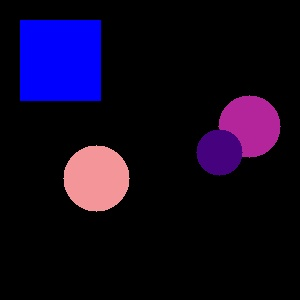
#> input picture image/circle.jpg, 300 x 300 px
$ python deteksi_lingkaran_houghcircle.py
#> lines starting #> are read from the running program, lines starting #| are printed output that depends on the picture; after the words box and inside, x2 and y2 are one past the last pixel; in counts of white or black regions, pixels touching at a corner belong together

import cv2
import numpy as np

# Read image.
img = cv2.imread('../image/circle.jpg', cv2.IMREAD_COLOR)
#> img is the input picture: shape (300, 300, 3); mean B, G, R 31.3, 6.9, 15.9
# image = cv2.imread(args["image"])
output = img.copy()
# gray = cv2.cvtColor(image, cv2.COLOR_BGR2GRAY)
# Convert to grayscale.
gray = cv2.cvtColor(img, cv2.COLOR_BGR2GRAY)
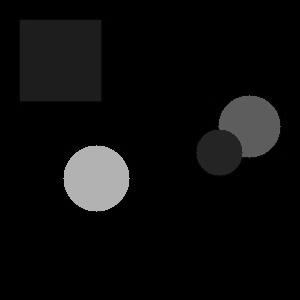
#> gray: shape (300, 300); min 0, max 185, mean 12.4

# Blur using 3 * 3 kernel.
gray_blurred = cv2.blur(gray, (3, 3))


    # Apply Hough transform on the blurred image.
detected_circles = cv2.HoughCircles(gray_blurred,
                cv2.HOUGH_GRADIENT, 1, 20, param1 = 40,
            param2 = 30, minRadius = 0, maxRadius = 250)
#> detected_circles = [[248.5, 126.5, 30.7], [218.5, 151.5, 23.3], [94.5, 177.5, 33.6]]

# detected_circles = cv2.HoughCircles(gray, cv2.HOUGH_GRADIENT, 1.2,100 )
# Draw circles that are detected.
if detected_circles is not None:

    # Convert the circle parameters a, b and r to integers.
    detected_circles = np.uint16(np.around(detected_circles))
#> detected_circles = [[248, 126, 31], [218, 152, 23], [94, 178, 34]]
    # detected_circles = np.round(detected_circles[0, :]).astype("int")

    for pt in detected_circles[0, :]:
        a, b, r = pt[0], pt[1], pt[2]

    #     # Draw the circumference of the circle.
    #     cv2.circle(img, (a, b), r, (0, 255, 0), 2)
    #     cv2.circle(img, (a, b), r, (0, 255, 0), 2)
        cv2.circle(img, (a, b), r, (0, 255, 0), 2)
    #     # Draw a small circle (of radius 1) to show the center.
        cv2.circle(img, (a, b), 1, (0, 0, 255), 3)
#> this loop made 3 passes
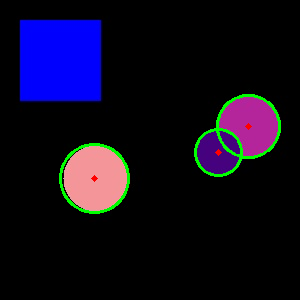
#> img: shape (300, 300, 3); 1.93% of pixels changed, all inside (x1, y1, x2, y2) = (59, 94, 281, 214)

cv2.namedWindow("Out", cv2.WINDOW_NORMAL)
cv2.imshow("Out", img)
cv2.waitKey(0)
